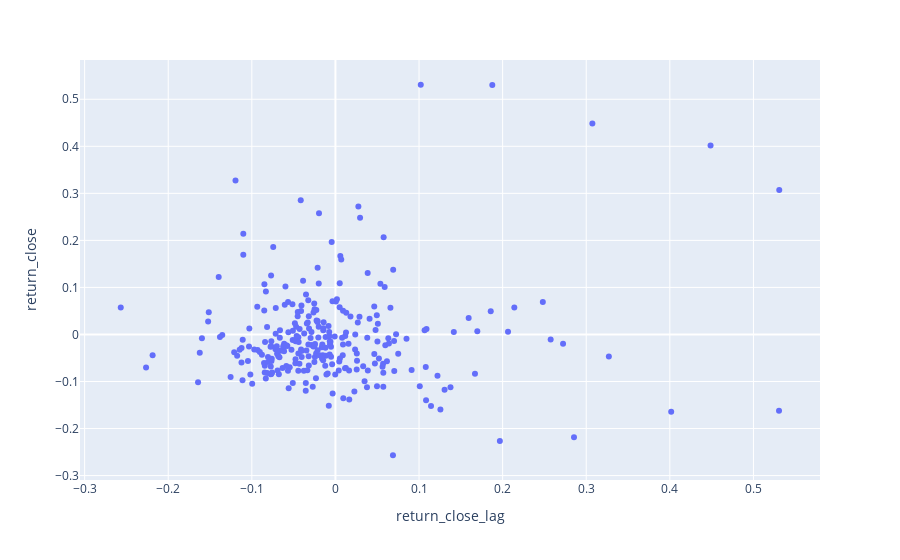

The notebook cell this image was saved under:
### Code cell
px.scatter(df, x='return_close_lag', y='return_close')

### Figure 1 — Plotly figure (JSON) as saved in the notebook; plotly's stock layout.template omitted (floating-point values rounded to 4 significant figures; data arrays with more than 128 entries replaced by an {"elided": "..."} marker saying what was removed)
{"data": [{"hovertemplate": "return_close_lag=%{x}<br>return_close=%{y}<extra></extra>", "legendgroup": "", "marker": {"color": "#636efa", "symbol": "circle"}, "mode": "markers", "name": "", "orientation": "v", "showlegend": false, "type": "scatter", "x": {"elided": "283 float values"}, "xaxis": "x", "y": {"elided": "283 float values"}, "yaxis": "y"}], "layout": {"legend": {"tracegroupgap": 0}, "margin": {"t": 60}, "xaxis": {"anchor": "y", "domain": [0, 1], "title": {"text": "return_close_lag"}}, "yaxis": {"anchor": "x", "domain": [0, 1], "title": {"text": "return_close"}}}}
